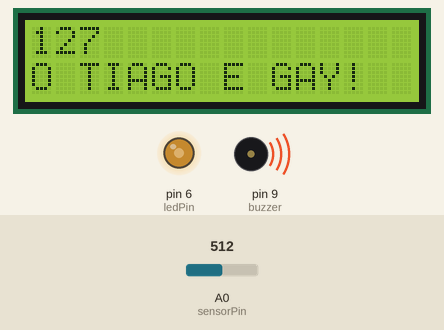
Simulated run of this sketch. Board: Arduino Uno, built with avr-gcc and run on an emulated ATmega328P. Shown: 16×2 character LCD, output pins drawn as LEDs (lit = HIGH), buzzer (waves = sounding). The inputs (shaded band) are chosen by the test bench; at power-on: A0 (sensorPin) = 512.

Above: at 1.2 s.
1.3 s: A0 (sensorPin) set to 716
At 2.8 s:
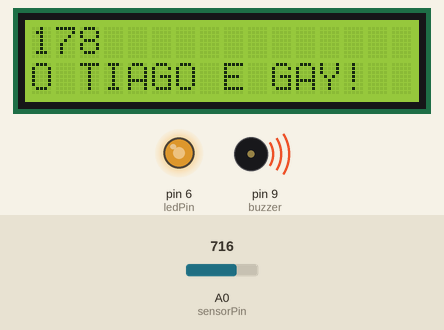
3.6 s: A0 (sensorPin) set to 900
At 4.5 s:
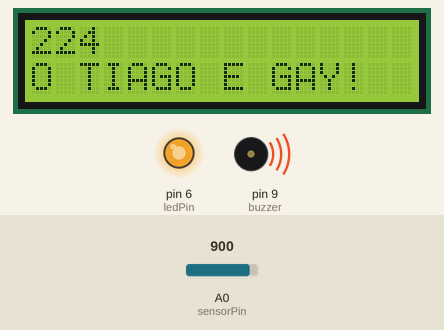
5.6 s: A0 (sensorPin) set to 122
At 7.4 s:
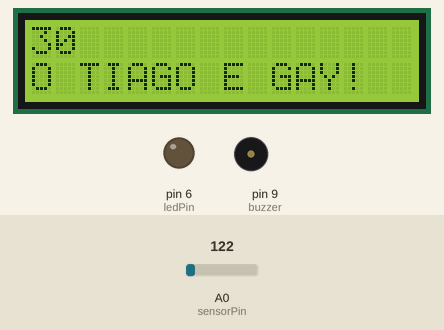
7.7 s: A0 (sensorPin) set to 257
At 9.2 s:
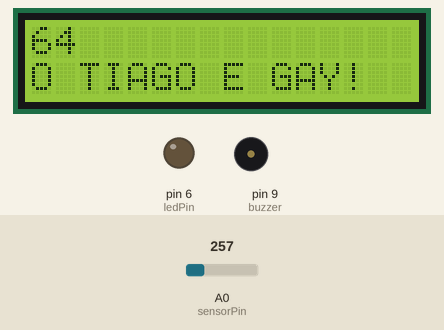
9.7 s: A0 (sensorPin) set to 273
At 10.9 s:
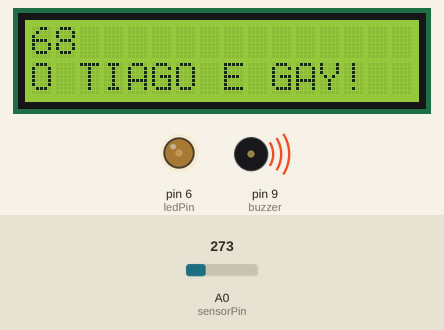
Timing chart, 0 to 12.7 s (numbered marks = the images above; inputs shaded):
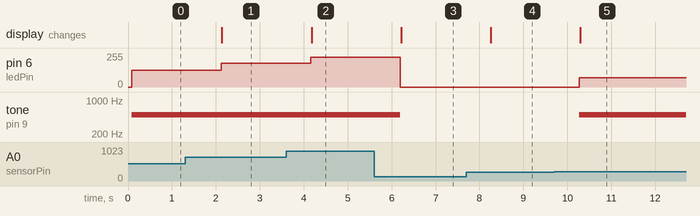

The sketch:

main.ar.ino.ino
```cpp
//required new liquid crystal library


#include <Wire.h>
#include <LiquidCrystal_I2C.h>


LiquidCrystal_I2C lcd(0x27, 2, 1, 0, 4, 5, 6, 7, 3, POSITIVE);
const int buzzer = 9;

#define ledPin 6
#define sensorPin A0

void setup() {
  Serial.begin(9600);
  pinMode(ledPin, OUTPUT);
  digitalWrite(ledPin, LOW);

  pinMode(buzzer, OUTPUT);
  lcd.begin(16,2);
  lcd.clear();
  lcd.print("O TIAGO E GAY!");
}

void loop() {
  lcd.clear();
  lcd.print(readSensor());
  lcd.setCursor(0,1);
  lcd.print("O TIAGO E GAY!");
  delay(1000);
}


int readSensor() {

  unsigned int sensorValue = analogRead(sensorPin);  // Read the analog value from sensor

  unsigned int outputValue = map(sensorValue, 0, 1023, 0, 255); // map the 10-bit data to 8-bit data


  if (outputValue > 65){

      tone(buzzer, 500); // Send 1KHz sound signal...

    analogWrite(ledPin, outputValue); // generate PWM signal

    }

  else
  {
    digitalWrite(ledPin, LOW);
    noTone(buzzer);     // Stop sound...

    }


  return outputValue;             // Return analog moisture value

}
```

Measured:
- the behaviour switches between 264 and 265 on A0 (sensorPin) (found by bisection; images 4 and 5)
- after the input at 1.3 s, pin 6 (ledPin): 127/255 → 178/255 after 0.82 s; the display: changes after 0.84 s (image 1)
- after the input at 3.6 s, pin 6 (ledPin): 178/255 → 224/255 after 0.56 s; the display: changes after 0.58 s (image 2)
- after the input at 5.6 s, pin 6 (ledPin): 224/255 → 0/255 after 0.60 s; tone on pin 9 (buzzer): 500 Hz → silent after 0.60 s; the display: changes after 0.62 s (image 3)
- after the input at 7.7 s, the display: changes after 0.55 s (image 4)
- after the input at 9.7 s, pin 6 (ledPin): 0/255 → 68/255 after 0.58 s; tone on pin 9 (buzzer): silent → 500 Hz after 0.58 s; the display: changes after 0.59 s (image 5)
